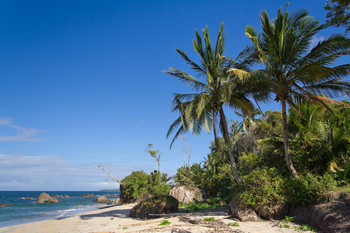
#> input picture images/beach.png, 350 x 233 px
$ python getting_and_setting.py --image ../images/beach.png   (Python 2 division)
#> lines starting #> are read from the running program, lines starting #| are printed output that depends on the picture; after the words box and inside, x2 and y2 are one past the last pixel; in counts of white or black regions, pixels touching at a corner belong together
# This small snippet demonstrates some of the functionality of Numpy and OpenCV
#
# Notice the image is stored as a 2-dimensional array and ability to select a section of an image
# with a simple range.
#

import argparse
import cv2

ap = argparse.ArgumentParser()
ap.add_argument("-i", "--image", required = True, help="Path to the image")
args = vars(ap.parse_args())

image = cv2.imread(args["image"])
#> image is the input picture: shape (233, 350, 3); mean B, G, R 136, 110.4, 78.6
cv2.imshow("Original", image)

(b, g, r) = image[0, 0] # CV2 stores all the colour of the pixels in reverse order (Blue, Green, Red)
#> b = 170; g = 91; r = 0
print "Pixel at (0, 0) - Red: %d, Green: %d, Blue %d" % (r, g, b)
#| Pixel at (0, 0) - Red: 0, Green: 91, Blue 170

image[0, 0] = (0, 0, 255)
#> image: shape (233, 350, 3); under 0.01% of pixels changed, all inside (x1, y1, x2, y2) = (0, 0, 1, 1)
(b, g, r) = image[0, 0]
#> b = 0; g = 0; r = 255
print "Pixel at (0, 0) - Red: %d, Green: %d, Blue %d" % (r, g, b)
#| Pixel at (0, 0) - Red: 255, Green: 0, Blue 0

corner = image[0:100, 0:100]
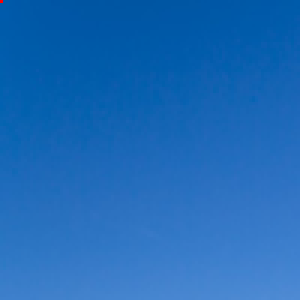
#> corner: shape (100, 100, 3) (shown 3 times larger); mean B, G, R 184.8, 106.4, 28.8
cv2.imshow("Upper Left Corner", corner)

image[0:100, 0:100] = (0, 255, 0) # CV2 stores all the colour of the pixels in reverse order (Blue, Green, Red)
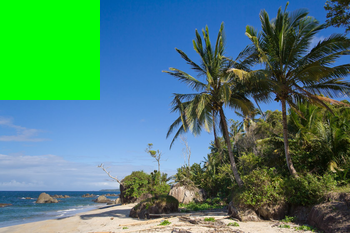
#> image: shape (233, 350, 3); mean B, G, R 113.3, 128.6, 75.1

cv2.imshow("Updated", image)

cv2.waitKey(0)

$ run again, on images/messi.png
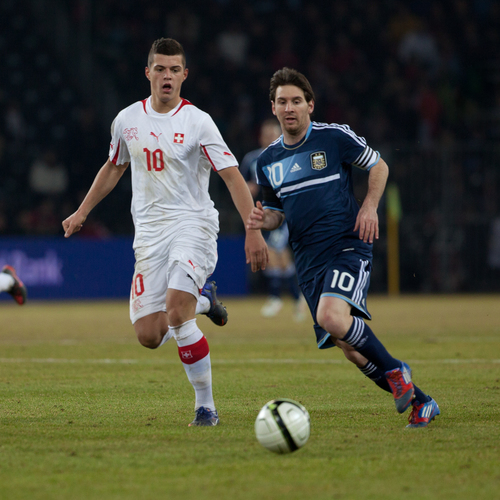
#> input picture images/messi.png, 500 x 500 px
#> image is the input picture: shape (500, 500, 3); mean B, G, R 58.7, 75.7, 74.3
#> `(b, g, r) = image[0, 0]`: b = 20; g = 14; r = 9
#| Pixel at (0, 0) - Red: 9, Green: 14, Blue 20
#> `(b, g, r) = image[0, 0]`: b = 0; r = 255
#| Pixel at (0, 0) - Red: 255, Green: 0, Blue 0
#> `corner = image[0:100, 0:100]`:
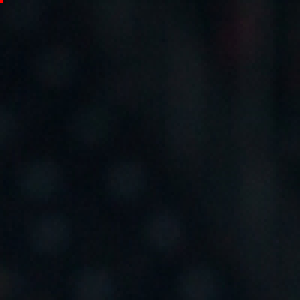
#> corner: shape (100, 100, 3) (shown 3 times larger); mean B, G, R 21.8, 16.8, 10.9
#> `image[0:100, 0:100] = (0, 255, 0)`:
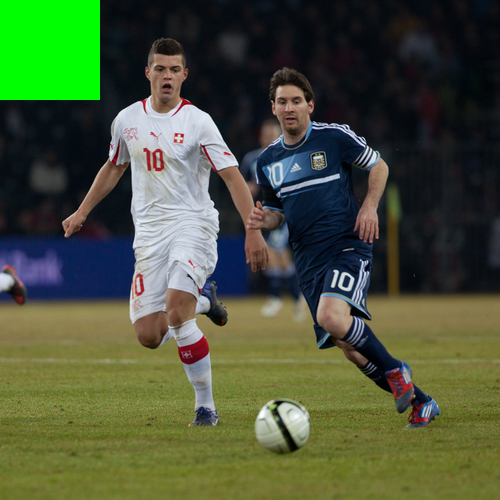
#> image: shape (500, 500, 3); mean B, G, R 57.8, 85.2, 73.8

$ run again, on images/messi2.png
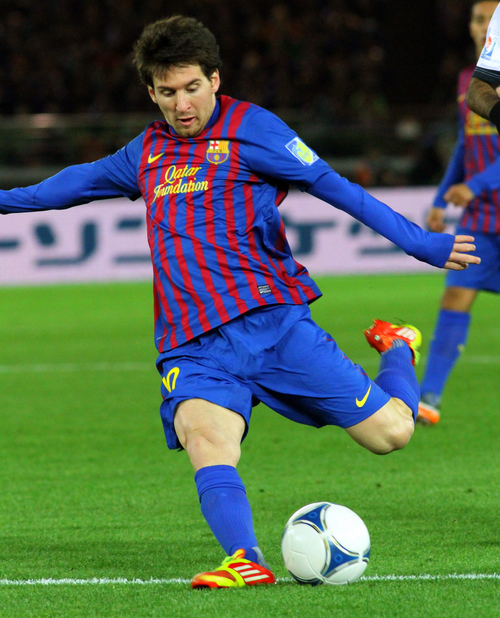
#> input picture images/messi2.png, 500 x 618 px
#> image is the input picture: shape (618, 500, 3); mean B, G, R 78.2, 101.3, 78.3
#> `(b, g, r) = image[0, 0]`: b = 9; g = 13; r = 14
#| Pixel at (0, 0) - Red: 14, Green: 13, Blue 9
#> `(b, g, r) = image[0, 0]`: b = 0; r = 255
#| Pixel at (0, 0) - Red: 255, Green: 0, Blue 0
#> `corner = image[0:100, 0:100]`:
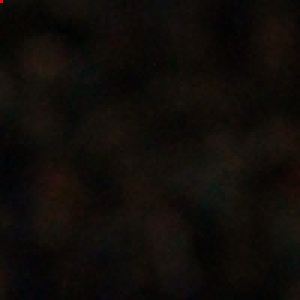
#> corner: shape (100, 100, 3) (shown 3 times larger); mean B, G, R 8.7, 12.3, 15.7
#> `image[0:100, 0:100] = (0, 255, 0)`:
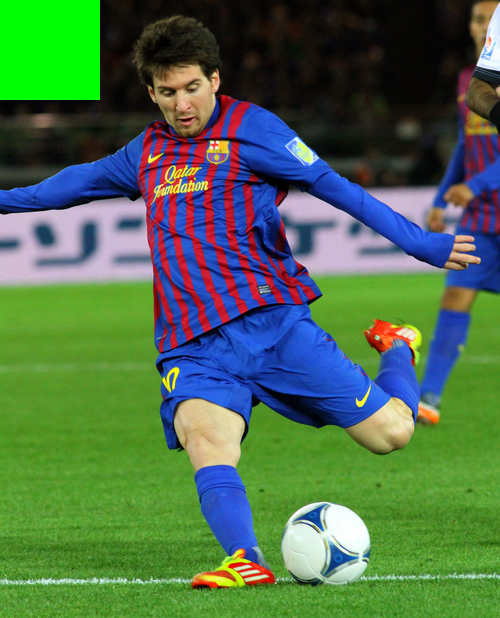
#> image: shape (618, 500, 3); mean B, G, R 78, 109.2, 77.8

$ run again, on images/obama.png
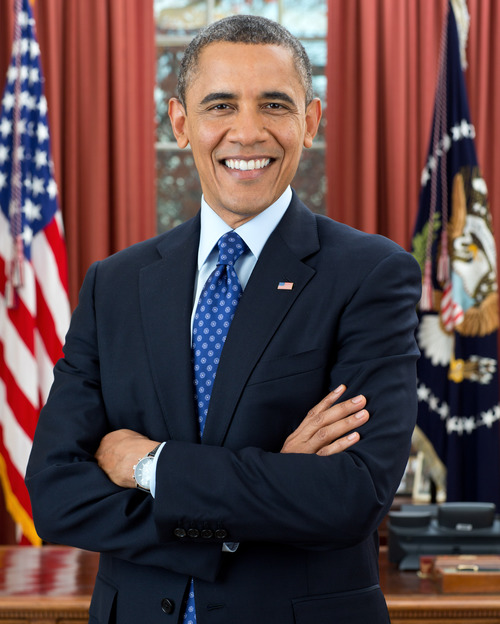
#> input picture images/obama.png, 500 x 624 px
#> image is the input picture: shape (624, 500, 3); mean B, G, R 71.8, 70, 92.6
#> `(b, g, r) = image[0, 0]`: b = 27; g = 31; r = 89
#| Pixel at (0, 0) - Red: 89, Green: 31, Blue 27
#> `(b, g, r) = image[0, 0]`: b = 0; r = 255
#| Pixel at (0, 0) - Red: 255, Green: 0, Blue 0
#> `corner = image[0:100, 0:100]`:
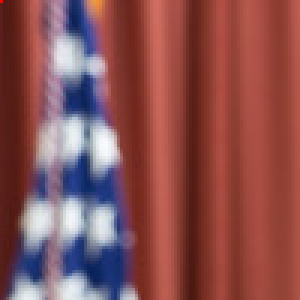
#> corner: shape (100, 100, 3) (shown 3 times larger); mean B, G, R 82.1, 80.6, 138.1
#> `image[0:100, 0:100] = (0, 255, 0)`:
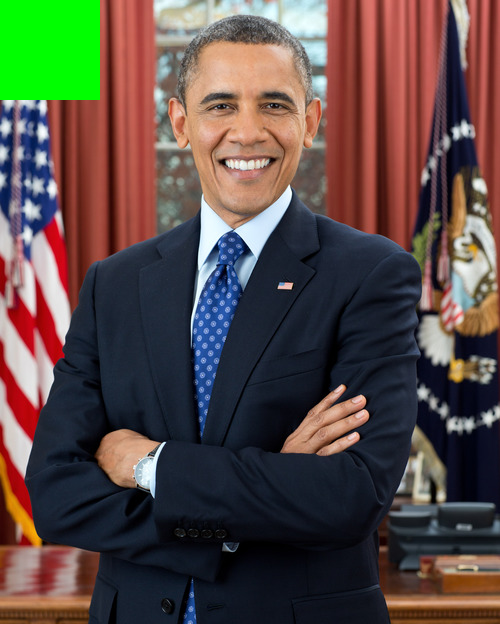
#> image: shape (624, 500, 3); mean B, G, R 69.1, 75.6, 88.2
